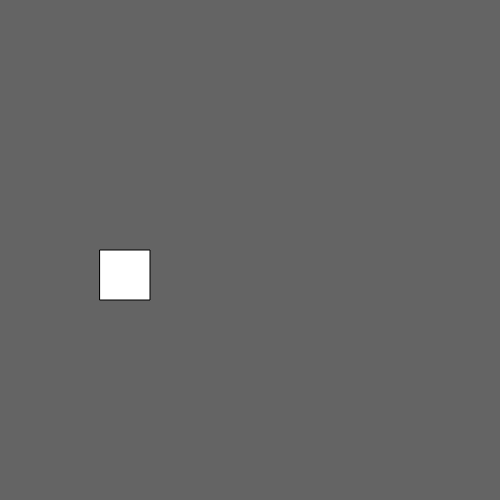
Frame 1 (no input)
Frame 60 (no input): identical to frame 1, image omitted
Frame 120 (the mouse pressed at the canvas centre since frame 60): identical to frame 1, image omitted

The p5.js sketch that drew this single still picture (run headless with seeded random() and noise() and a simulated clock; from frame 60 on, the mouse is pressed at the canvas centre):

// p5.js sketch
// ── sketch.js
var x = 0;

function setup() {
  createCanvas(500, 500);
}


function draw() {
  background(100);

  translate(100, 0);
  rect(0, 250, 50, 50);
  x = x + 5

  if (x > width) {
    x = 0;
  }

  pop();
}
